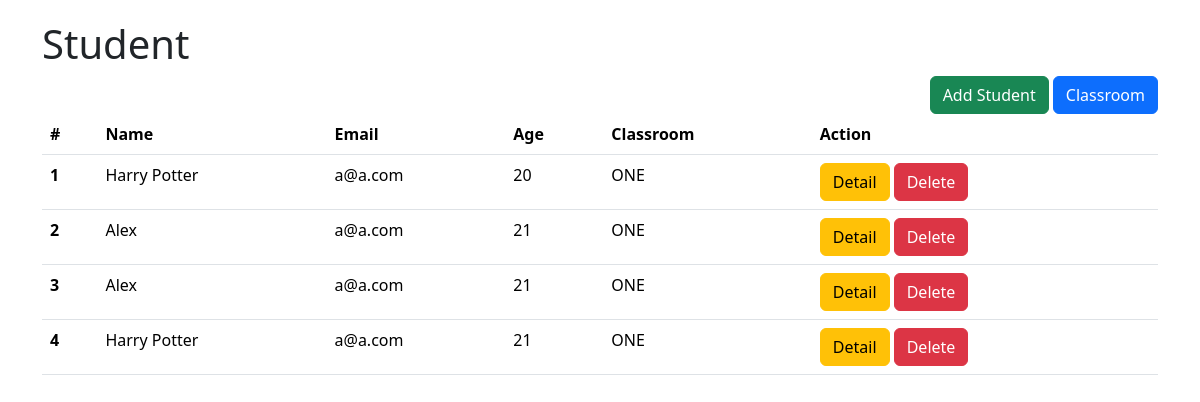
The page /student/ on the database its author committed.
### crud/models.py (models this page shows, shortened)
class Student(models.Model):
    name = models.CharField(max_length=20)
    email = models.EmailField()
    age = models.IntegerField()
    classroom = models.ForeignKey(ClassRoom, on_delete=models.CASCADE,
                                  related_name="classroom_students")

class ClassRoom(models.Model):
    name = models.CharField(max_length=20, unique=True)

### crud/views.py (the view)
# urls.py: path("student/", student, name="crud_student"),
def student(request):
    students = Student.objects.all()
    return render(request, template_name="crud/student.html",
                  context={"title": "Student", "students": students})

### crud/templates/crud/student.html
{% extends 'crud/base.html' %}
{% block content %}
    <h1>{{ title }}</h1>
    <div style="float: right">
        <a class="btn btn-success" href="{% url 'add_student' %}">Add Student</a>
        <a class="btn btn-primary" href="{% url 'crud_classroom' %}">Classroom</a>
    </div><br>
    <table class="table">
        <thead>
        <tr>
            <th scope="col">#</th>
            <th scope="col">Name</th>
            <th scope="col">Email</th>
            <th scope="col">Age</th>
            <th scope="col">Classroom</th>
            <th scope="col">Action</th>
        </tr>
        </thead>
        <tbody>
        {% for student in students %}
            <tr>
                <th scope="row">{{ forloop.counter }}</th>
                <td>{{ student.name }}</td>
                <td>{{ student.email }}</td>
                <td>{{ student.age }}</td>
                <td>{{ student.classroom.name }}</td>
                <td>
                    <a class="btn btn-warning" href="{% url 'student_detail' student.id %}">Detail</a>
                    <a class="btn btn-danger" href="#">Delete</a>
                </td>
            </tr>
        {% endfor %}
        </tbody>
    </table>
{% endblock %}

### rows shown on the page
Student: name "Harry Potter", email "a@a.com", age "20", classroom.name "ONE"
Student: name "Alex", email "a@a.com", age "21", classroom.name "ONE"
Student: name "Alex", email "a@a.com", age "21", classroom.name "ONE"
Student: name "Harry Potter", email "a@a.com", age "21", classroom.name "ONE"

### other values the page prints
{{ title }} "Student"
